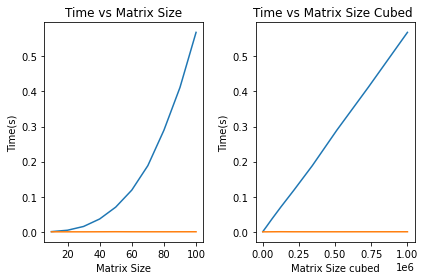

The script that drew this image:
#!/usr/bin/env python3
# -*- coding: utf-8 -*-
"""
Created on Tue Sep 26 02:07:36 2023

@author: nancyshi
"""

import numpy as np
import matplotlib.pyplot as plt
#Using successively larger matrices (10×10, 30×30, etc.) find empirically and plot how the matrix multiplication computation 
#rises with matrix size. Does it rise as N3 as predicted? Use both an explicit function (i.e. the one in the example) and
#use the dot() method. How do they differ?
import time

time_list = []
time_list2 = []
size_list = []
size_list2 = []
N_list = [10, 20, 30, 40, 50, 60, 70, 80, 90, 100]

for N in N_list:
  count = 0
  start = time.time()
  C = np.zeros([N, N], float)
  A = np.zeros([N, N], float)
  B = np.zeros([N, N], float)
  for i in range(N):
    for j in range(N):
      for k in range(N):
        count+=1
        C[i, j] += A[i, k] * B[k, j]
  end = time.time()
  time_list.append(end - start)
  size_list.append(count)


for N in N_list:
  start = time.time()
  A = np.zeros([N, N], float)
  B = np.zeros([N, N], float)
  np.dot(A, B)
  end = time.time()
  time_list2.append(end - start)
plt.subplot(1,2,1)
plt.plot(N_list, time_list)
plt.plot(N_list, time_list2)
plt.title("Time vs Matrix Size")
plt.xlabel("Matrix Size")
plt.ylabel("Time(s)")

plt.subplot(1,2,2)
plt.plot(size_list, time_list)
plt.plot(size_list, time_list2)
plt.title("Time vs Matrix Size Cubed ")
plt.xlabel("Matrix Size cubed")
plt.ylabel("Time(s)")

plt.subplots_adjust(wspace=1)
plt.tight_layout()
